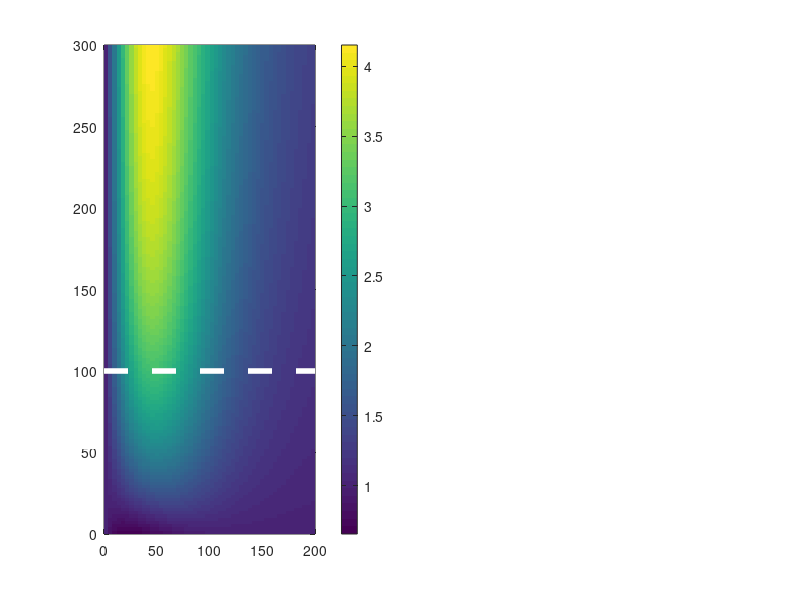

This chart was generated by the following MATLAB code: (Note: this script raises an error after producing the figure.)
% This code generates the phase diagram both in the main text and SM. The
% data is pregenerated by solving the coupled chemical kinetics equations
% using computing clusters over the parameter regimes of interest.

clear all;



%load('combinedData_vol5theta10_c2m2NewICnew');  cindex=2;  %so C_tot = 20 nM
load('combinedData_vol5theta10_c5m2NewICnew');  cindex=5;  %so C_tot = 50 nM
%load('combinedData_vol5theta10_c10m2NewICnew'); cindex=10; %so C_tot = 100 nM



if cindex==2
    str2='[C]_{all}=20';
elseif cindex==5
    str2='[C]_{all}=50';
elseif cindex==10
    str2='[C]_{all}=100';
end
    
  


[Trans, N2]=meshgrid(trans_linear,N2_linear); % (transporter, NTF2)

%FigHandle = figure('Position', [100, 100, 1049, 895]);
hFig = figure(1);
set(hFig, 'Position', [100, 96, 1086, 454])
f1=subplot(121)
pcolor(Trans,N2,CargoNCmaxc10');
line([0,200],[100,100],'LineStyle','--','Color','w','LineWidth',4)
shading flat;
colorbar;
colormap(f1,parula);
xlabel('[Importin] (nM)', 'fontsize', 20);
ylabel('[NTF2] (nM)', 'fontsize', 20);
title(['[C]_{nu}/[C]_{cyto} maximum']);
set(gca,'Fontsize',18);

f2=subplot(122)
pcolor(Trans(5:151,5:101),N2(5:151,5:101),EPallc10max(5:101,5:151)');
%pcolor(Trans(5:151,5:101),N2(5:151,5:101),EPallc10(5:101,5:151)');
line([20,200],[100,100],'LineStyle','--','Color','w','LineWidth',4)
shading interp;
colorbar;
colormap(f2,jet);
xlabel('[Importin] (nM)', 'fontsize', 20);
ylabel('[NTF2] (nM)', 'fontsize', 20);
title(['EP/k_BT']);
axis([20 200 10 300])
set(gca,'Fontsize',18);


str2



